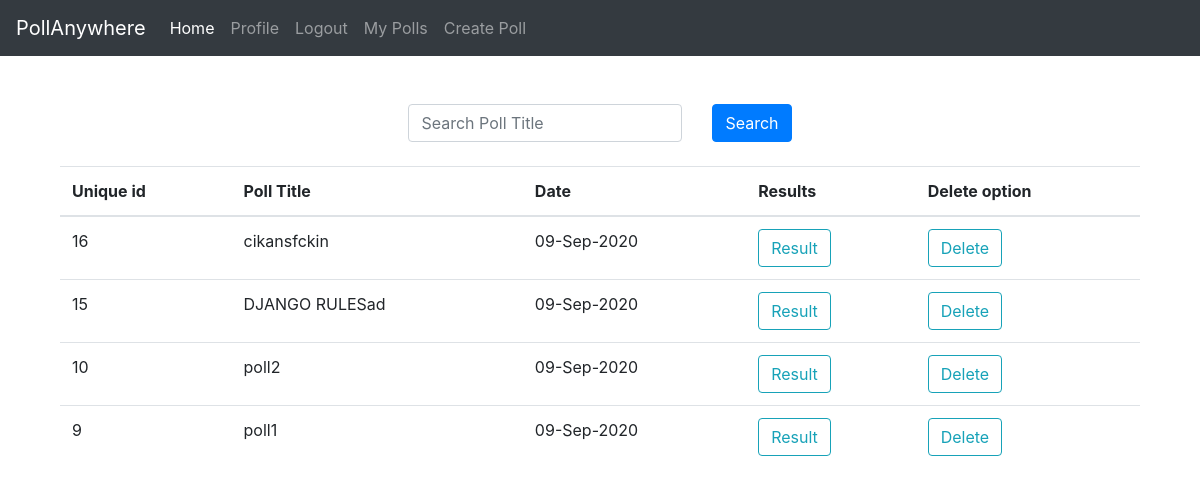
The app's page /user/root/ (signed in), older data.
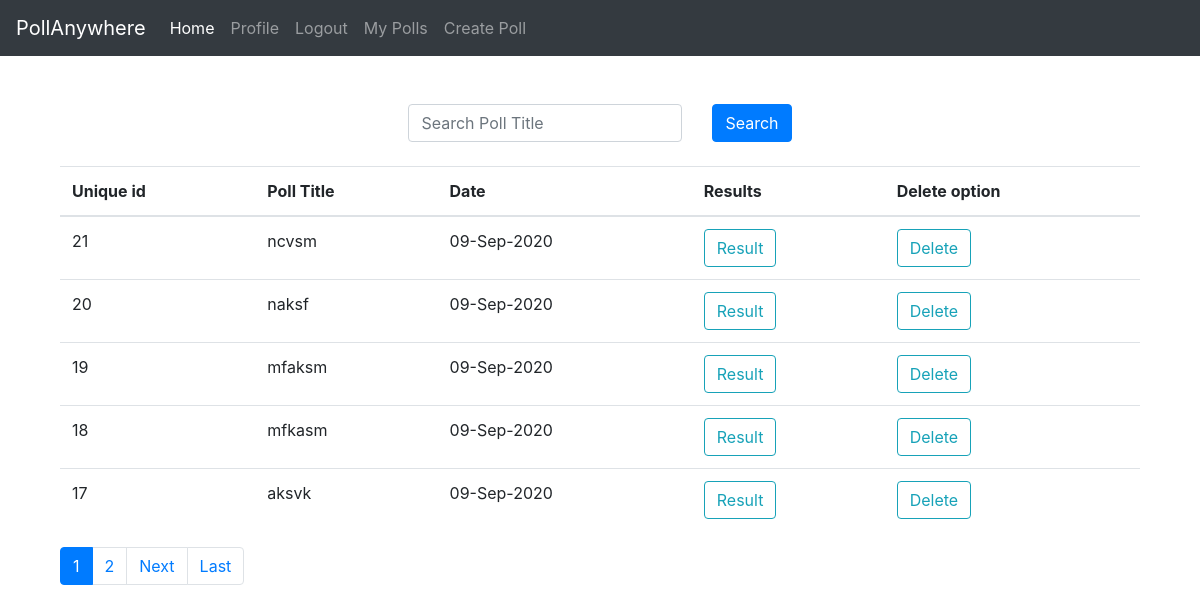
The same page, newer data.
### polls/models.py (models this page shows, shortened)
class Poll(models.Model):
    title = models.CharField(max_length=100)
    question = models.CharField(max_length=250)
    question_image = models.ImageField(blank=True, upload_to='question_image')
    time_posted = models.DateTimeField(default=timezone.now)
    voters = models.ManyToManyField(User, related_name='voters')
    author = models.ForeignKey(User, on_delete=models.CASCADE)
    link = models.CharField(max_length=10)

### polls/views.py (the view)
# urls.py: path('user/<str:username>/',UserPollListView.as_view(), name='user-polls'),
class UserPollListView(LoginRequiredMixin,ListView):
    model = Poll
    template_name = 'poll/poll_list.html'
    context_object_name = 'polls'
    paginate_by = 5
    def get_queryset(self):
        user = get_object_or_404(User, username = self.kwargs.get('username'))
        search_title = self.request.GET.get('search_title')
        polls = None
        if search_title is None:
             polls = Poll.objects.filter(author = user).order_by('-time_posted')
        else:
            polls = Poll.objects.filter(
                Q(title__icontains=search_title) & Q(author = user)
                ).order_by('-time_posted')
        return polls

### polls/templates/polls/poll_list.html (shortened to what this page needs)
{% extends "polls/base.html" %}
{% block content %}
    <div class='container'>
    <form class="form-inline d-flex justify-content-center md-form form-sm mt-5" method='get'>
            <div class='row'>
            <div class='col-md mb-4'>
            <input class="form-control" type="text" placeholder="Search Poll Title" aria-label="Search Poll Title" name='search_title'>
            </div>
            <div class='col-md mb-4'>
            <button type="submit"  class="btn btn-primary">Search</button>
             </div>
            </div>
    </form>
    <table class="table">
    <thead>
      <tr>
        <th scope='col'>Unique id</th>
        <th scope="col">Poll Title</th>
        <th scope="col">Date</th>
        <th scope="col">Results</th>
        <th scope="col">Delete option</th>
      </tr>
    </thead>
    <tbody>
    {% for poll in polls %}
     <tr>
      <td scope="row">{{ poll.pk }} </td>
      <td>{{poll.title}}</td>
      <td>{{poll.time_posted| date:"d-M-Y"}}</td>
      <td><button type="button" onclick="window.location.href='{% url 'poll-result' poll.link %}'" class="btn btn-outline-info">Result</button></td>
      <td><button type="button" onclick="window.location.href='{% url 'poll-delete' poll.pk %}'" class="btn btn-outline-info">Delete</button></td>
    </tr>
    {% endfor %}
    </tbody>
    </table>
    {% if is_paginated %}
    <nav aria-label="Paginator">
  <ul class="pagination">
      {% for num in page_obj.paginator.page_range %}
        {% if page_obj.number == num %}
             <li class="page-item active"><a class='page-link' href='?page={{ num }}'>{{ num }}</a></li>
        {% elif num > page_obj.number|add:'-3' and num < page_obj.number|add:'3'%}
                 <li class="page-item"><a class='page-link' href='?page={{ num }}'>{{ num }}</a></li>
        {% endif %}
      {% endfor %}
      {% if page_obj.has_next %}
        <li class="page-item"> <a class='page-link' href='?page={{ page_obj.next_page_number}}'>Next</a></li>
        <li class="page-item"> <a class='page-link' href='?page={{ page_obj.paginator.num_pages}}'>Last</a></li>
      {% endif %}
  </ul>
</nav>
    {% endif %}
    </div>
{% endblock content %}

Row changes from the older to the newer data that the page shows:
no longer on this page (row unchanged): Poll: pk "16", title "cikansfckin", time_posted "09-Sep-2020"
no longer on this page (row unchanged): Poll: pk "15", title "DJANGO RULESad", time_posted "09-Sep-2020"
no longer on this page (row unchanged): Poll: pk "10", title "poll2", time_posted "09-Sep-2020"
no longer on this page (row unchanged): Poll: pk "9", title "poll1", time_posted "09-Sep-2020"
added Poll: pk "21", title "ncvsm", time_posted "09-Sep-2020"
added Poll: pk "20", title "naksf", time_posted "09-Sep-2020"
added Poll: pk "19", title "mfaksm", time_posted "09-Sep-2020"
added Poll: pk "18", title "mfkasm", time_posted "09-Sep-2020"
added Poll: pk "17", title "aksvk", time_posted "09-Sep-2020"
Text that changed along with them:
new list line: "1"
new list line: "2"
text now shown: "Next Last"
